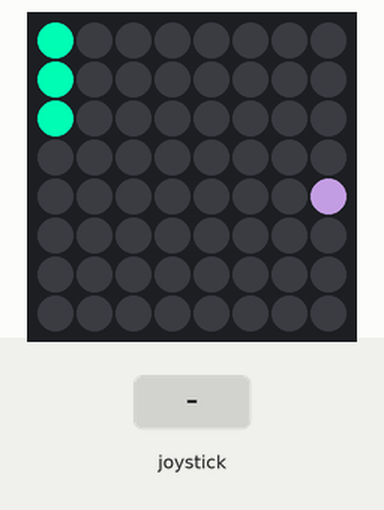
Bench run of a program on a simulated Raspberry Pi (BCM pin numbers) with a Sense HAT. Shown: the Sense HAT's 8×8 RGB LED matrix. The inputs (shaded band) are chosen by the test bench. Random numbers come from a fixed seed. At 9.7 s the program stops and its outputs stay as they are.

Above: at 1.2 s.
1.3 s: joystick pushed down
At 1.73 s:
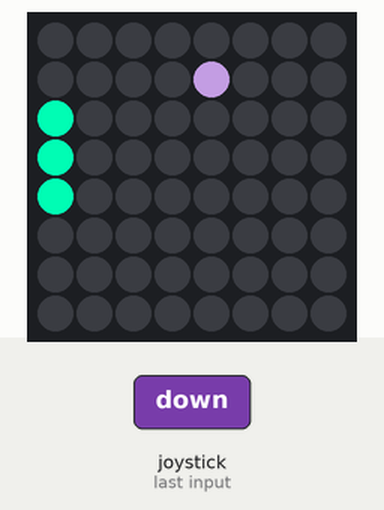
3.5 s: joystick pushed up
At 3.94 s:
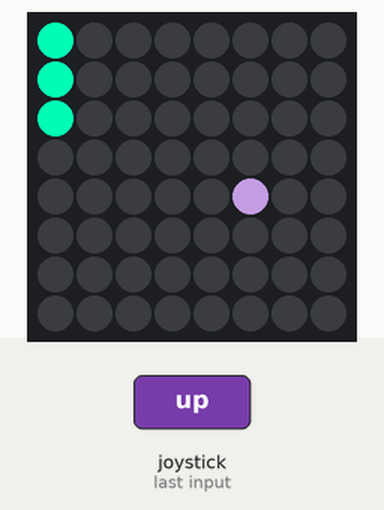
5.7 s: joystick pushed down
At 5.95 s:
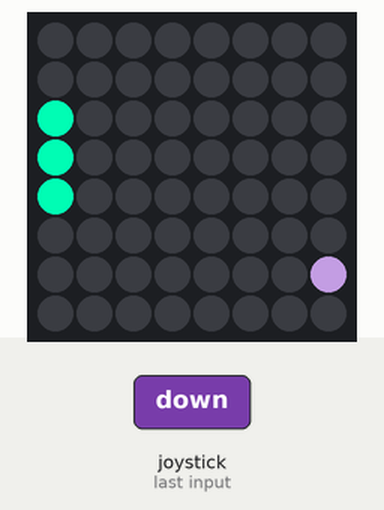
8.7 s: joystick pushed up
At 10.2 s:
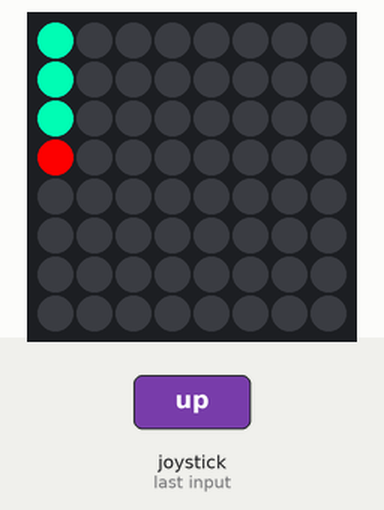
Timing chart, 0 to 11.2 s (numbered marks = the images above; inputs shaded):
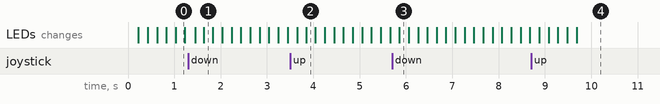

The program:

pong_raspberrypi.py
```python
from sense_emu import SenseHat
sense = SenseHat()

import time
import random

sense.clear(0,0,0)

purple = (150, 117, 175)
blue = (0, 249, 182)

x = random.randint(1, 6)
y = random.randint(1, 6)

x_sens = 1
y_sens = 1

rx = 0
ry = 0

def pongRaquette():
  sense.set_pixel(rx, ry, blue)
  sense.set_pixel(rx, ry+1, blue)
  sense.set_pixel(rx, ry+2, blue)

def down():
	global ry
	if ry+2<7:
		ry = ry+1

def up():
	global ry
	if ry>0:
		ry = ry-1

sense.stick.direction_down = down
sense.stick.direction_up = up

sense.set_pixel(x, y, purple)

while True:
  sense.clear(0,0,0)
  pongRaquette()
  sense.set_pixel(x, y, purple)
  time.sleep(0.2)

  x = x + x_sens
  y = y + y_sens

  if x==7:
    x_sens = -1

  if y==0:
    y_sens = 1

  if y==7:
    y_sens = -1

  if x==1 and y==ry:
    x_sens = 1

  if x==1 and y==ry+1:
    x_sens = 1

  if x==1 and y==ry+2:
    x_sens = 1

  if x==1 and y==ry+3:
    x_sens = 1

  if x==0:
    sense.clear(0,0,0)
    sense.set_pixel(x, y, 255, 0, 0)
    pongRaquette()
    break


  
```
